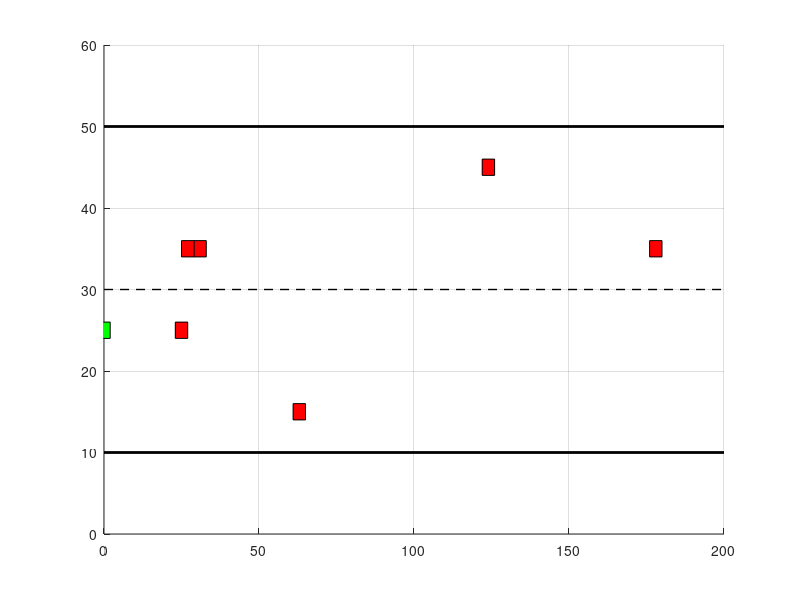

The MATLAB source for this figure: (Note: this script raises an error after producing the figure.)
%------------------------------绘图-----------------------------------
% 初始化地图和车辆属性
figure;
RoadLength = 200;

axis([0 RoadLength 0 60]);
hold on;
grid on;

% 画出地图背景和车道线
plot([0, RoadLength], [10, 10], 'k', 'LineWidth', 2); % 上车道边界
plot([0, RoadLength], [50, 50], 'k', 'LineWidth', 2); % 下车道边界
plot([0, RoadLength], [30, 30], '--k', 'LineWidth', 1); % 中心车道线



%---------------------------------汽车生成------------------------------
CarNum = 6;
% 定义车道中心位置
lane_centers = [15, 25, 35, 45]; % 四条车道的中心位置
CarPos = struct('x', [], 'y', []); % 初始化汽车位置结构体
CarSpeed = zeros(1, CarNum); % 初始化速度数组

for i = 1:CarNum
    % 随机生成车辆x坐标，并分配到随机车道中心
    CarPos(i).x = randi([0, RoadLength]);
    CarPos(i).y = lane_centers(randi([1, 4])); % 随机分配到车道中心位置

    % 随机生成车辆速度
    CarSpeed(i) = randi([1, 2]);

    % 初始化车辆模型
    Car(i) = rectangle('Position', [CarPos(i).x-2, CarPos(i).y-1, 4, 2], ...
        'FaceColor', 'r');
end

%-----------------------AUV本体参数------------------------------
% 探测距离
SensorDis = 100;

% 跟踪距离
TrackDis = 20;

% 初始速度和加速度
MySpeed = 0.5;
MyAcc = 0.3;

% 当前位置
MyPos = [0, 25];
AUV = rectangle('Position', [MyPos(1)-2, MyPos(2)-1, 4, 2], 'FaceColor', 'g');

%----------------------运行过程----------------------------------------
% 动态更新车辆位置，模拟运动
for t = 1:150

    % 更新车辆位置
    for i = 1:CarNum
        CarPos(i).x = CarPos(i).x + CarSpeed(i); 
        Car(i).Position = [CarPos(i).x-2, CarPos(i).y-1, 4, 2];
    end
    
    % 检测前方车辆（在探测距离内）
    [FrontDetected, FrontDis] = GetFroDis(MyPos, CarPos, CarNum, SensorDis);
    disp(['前方检测状态: ', num2str(FrontDetected), ', 前方距离: ', num2str(FrontDis)]);

    % 检测侧向车辆（在探测距离内）
    [LatDetected, LatDis,Dir] = GetLatDis(MyPos, CarPos, CarNum, lane_centers, SensorDis);
    disp(['侧方检测状态: ', num2str(LatDetected)]);
    disp(['侧向距离为: [', num2str(LatDis(1)), ', ', num2str(LatDis(2)), ']']);

    % 调用驾驶操作函数，基于跟踪距离 TrackDis 进行行为判断
    [MySpeed, MyPos] = AutoOper(CarPos, FrontDis, LatDis, TrackDis, MySpeed, MyAcc, MyPos,Dir);

    % 更新 AUV 位置
    AUV.Position = [MyPos(1)-2, MyPos(2)-1, 4, 2];

    % 刷新图像
    drawnow;
    pause(0.1); % 控制刷新频率
end

hold off;


%--------------------------函数部分-------------------------------------

% 判断前方最近车辆距离（基于探测距离 SensorDis）
function [FrontDetected, FrontDis] = GetFroDis(MyPos, CarPos, CarNum, SensorDis)
    FrontDis = inf; % 初始化前向距离为无穷大
    FrontDetected = false; % 初始化前方检测状态为未检测到

    for i = 1:CarNum
        if CarPos(i).y == MyPos(2) && CarPos(i).x > MyPos(1)
            Dis = norm([CarPos(i).x - MyPos(1), CarPos(i).y - MyPos(2)]);
            if Dis < FrontDis && Dis <= SensorDis  % 只在探测范围内更新距离
                FrontDis = Dis;
                FrontDetected = true;
            end
        end
    end
end

% 判断侧向最近车辆距离（基于探测距离 SensorDis）
function [LatDetected, LatDis,Dir] = GetLatDis(MyPos, CarPos, CarNum, lane_centers, SensorDis)
    LatDis = [inf,inf];
    LatDetected = false;
    Dir=0;
    %计算当前车道索引
    [~, current_lane] = min(abs(MyPos(2) - lane_centers));
    adjacent_lanes = [0 0];

    if current_lane > 1
        adjacent_lanes(1) =lane_centers(current_lane - 1);
    end
    if current_lane < length(lane_centers)
        adjacent_lanes(2)=lane_centers(current_lane + 1);
    end

    for i = 1:CarNum
        if ismember(CarPos(i).y, adjacent_lanes) && CarPos(i).x > MyPos(1)
            Dis = norm([CarPos(i).x - MyPos(1), CarPos(i).y - MyPos(2)]);
            if Dis < min(LatDis) && Dis <= SensorDis  % 只在探测范围内更新距离
                LatDetected = true;
                %获取车道索引
                [~, lane_index] = min(abs(CarPos(i).y - lane_centers));
                %左侧距离赋值
                if lane_index>current_lane 
                    LatDis(1)=Dis;
                end
                %右侧距离赋值
                if lane_index<current_lane  
                    LatDis(2)=Dis;
                end
                %向左变道
                if LatDis(1)>LatDis(2) 
                    Dir = 1;
                end

                 if LatDis(1)<LatDis(2) 
                    Dir = -1;
                end
            end
        end
    end
end

% 汽车运动逻辑函数（基于跟踪距离 TrackDis 判断行为）
function [MySpeed, MyPos] = AutoOper(CarPos, FrontDis, LatDis, TrackDis, MySpeed, MyAcc, MyPos, Dir)
    MaxSpeed = 3;
    MinSpeed = 0.5;

    % 判断是否进入跟车状态
    if FrontDis > TrackDis
        % 如果前方距离大于跟踪距离，则加速
        MySpeed = min(MySpeed + MyAcc, MaxSpeed);
        disp(['加速中，当前速度: ', num2str(MySpeed)]);
    else
        % 如果前方距离小于等于跟踪距离，尝试变道
        disp('尝试变道...');
        
        % 判断是否可以绕行前方车辆
        if LatDis(1) > TrackDis && Dir == -1  % 左侧车道有足够距离且方向为左
            MyPos(2) = MyPos(2) - 10;  % 向左变道
            disp('变道成功，左侧绕行前方车辆');   
        
        elseif LatDis(2) > TrackDis && Dir == 1  % 右侧车道有足够距离且方向为右
            MyPos(2) = MyPos(2) + 10;  % 向右变道
            disp('变道成功，右侧绕行前方车辆');
        
        else
            % 如果左右两侧都无法变道，则减速
            MySpeed = max(MySpeed - MyAcc, MinSpeed);
            disp(['保持跟车，当前速度: ', num2str(MySpeed)]);
        end
    end

    % 更新 x 位置
    MyPos(1) = MyPos(1) + MySpeed;
end
